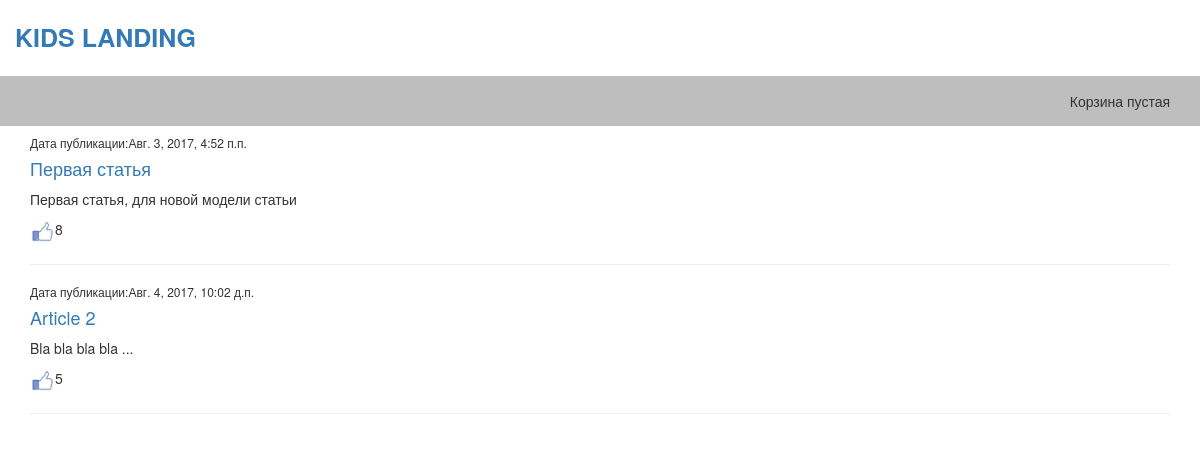
/articles/all/, run on an earlier commit of the app's database.
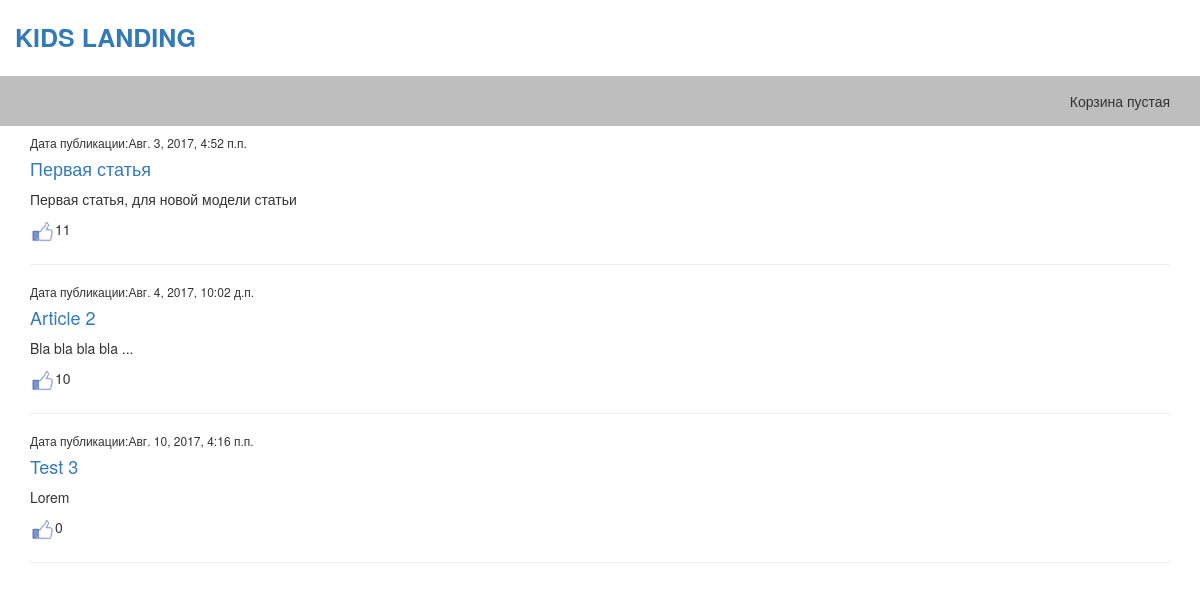
And on a later commit of the database.
### article/models.py (models this page shows)
class Article(models.Model): # Статья
    class Meta:
        db_table = 'article'
    article_title = models.CharField(verbose_name='Название статьи', max_length=200)
    article_text = models.CharField(verbose_name='Текст статьи', max_length=800)
    article_date = models.DateTimeField(verbose_name='Добавлена')
    article_likes = models.IntegerField(default=0, editable=False) # editable - скрывает поле в админке

### article/views.py (the view)
# urls.py: url(r'^articles/', include('article.urls', namespace='articles')), # Статьи
def articles(request):
    return render_to_response('articles/article/articles.html', {'articles': Article.objects.all()})

### templates/articles/article/articles.html (shortened to what this page needs)
{% extends "shop/base.html" %}
{% load staticfiles %}
{% block content_article %}
    {% for article in articles %}
        <h6>Дата публикации:{{ article.article_date }}</h6>
        <h4><a href="/articles/get/{{ article.id }}" >{{ article.article_title }}</a></h4>
        <p>{{ article.article_text }}</p>
        <p><a href="/articles/add_like/{{ article.id }}/"><img src="{% static 'like.png' %}" width="25px" height="25px" name="Likes"></a>{{ article.article_likes }}</p>
        <hr>
    {% endfor %}
{% endblock %}

What changed in the data, as far as the page shows it:
changed Article "Первая статья": article_likes "8" → "11"
changed Article "Article 2": article_likes "5" → "10"
added Article: article_date "Авг. 10, 2017, 4:16 п.п.", article_title "Test 3", article_text "Lorem", article_likes "0"
